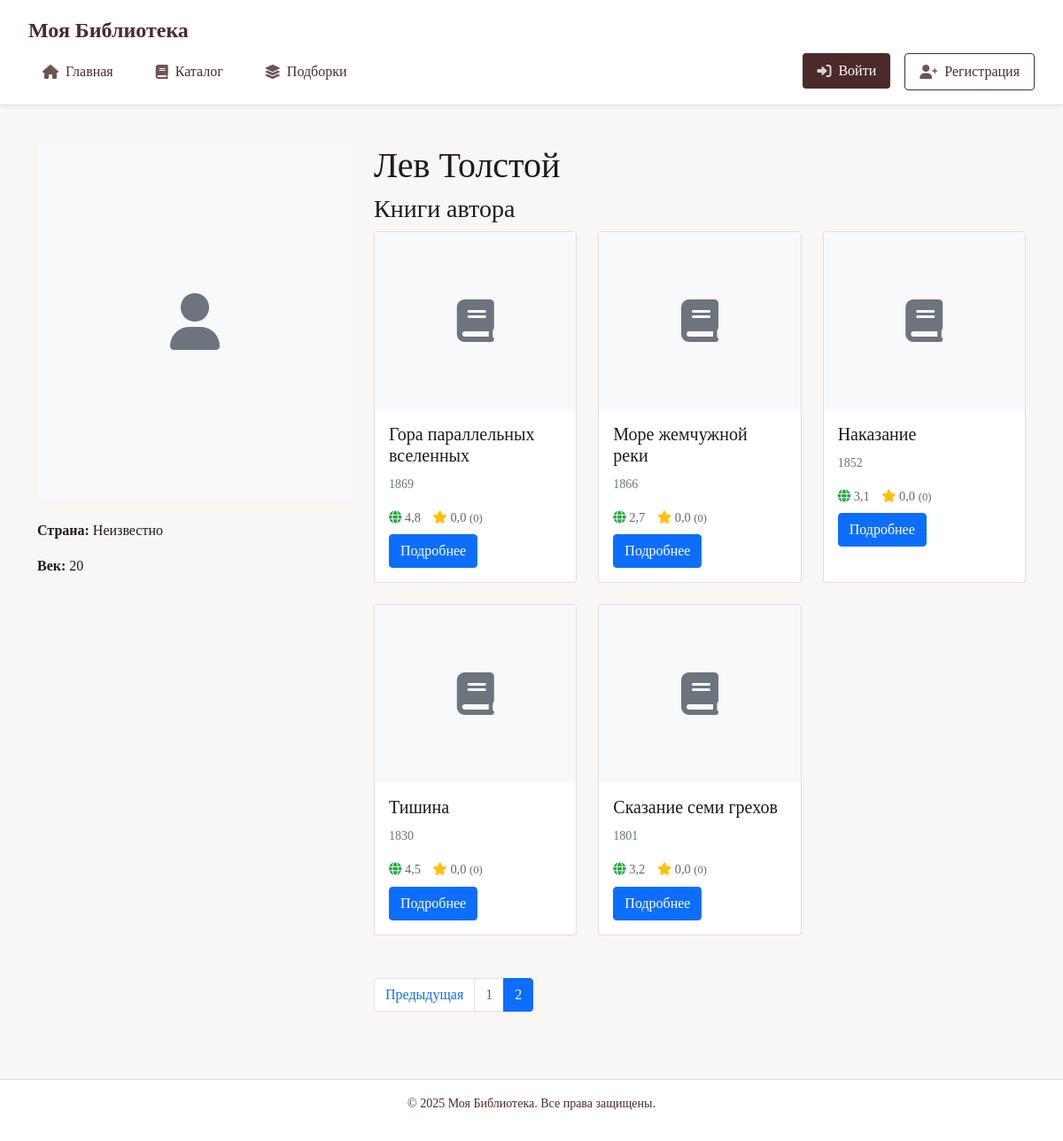
The page /books/author/124/?page=2 on the database as committed earlier.
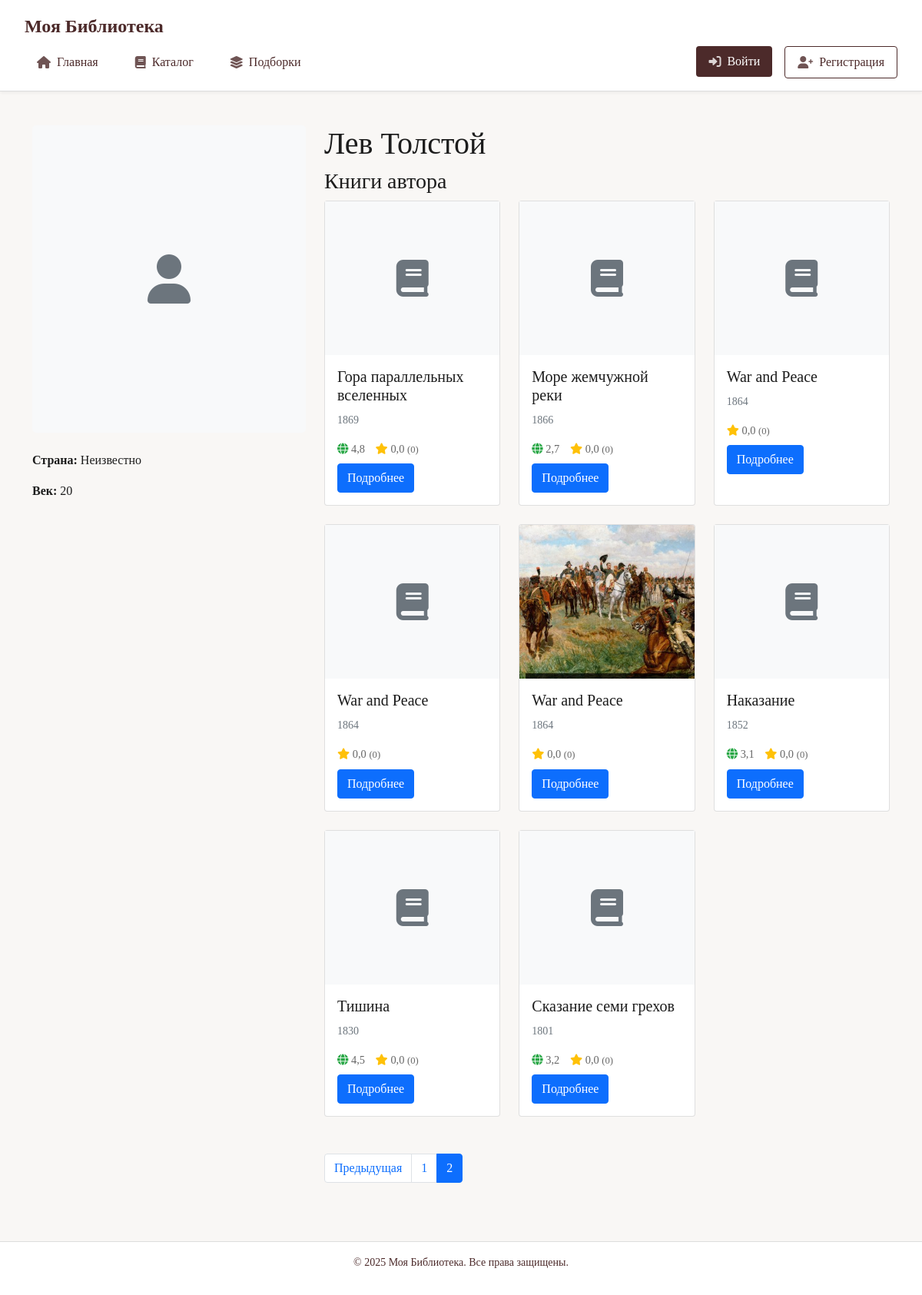
The same page on the database as committed later.
### books/models.py (models this page shows, shortened)
class Book(models.Model):
    GENRE_CHOICES = [
        ("fantasy", "Фэнтези"),
        ("sci_fi", "Фантастика"),
        ("thriller_horror", "Триллеры и хорроры"),
        ("detective", "Детективы"),
        ("romance", "Романтика"),
        ("classic", "Классика"),
        ("prose", "Проза"),
        ("history", "История"),
        ("biography", "Биографии и мемуары"),
        ("psychology", "Психология"),
        ("self_help", "Саморазвитие"),
        ("business", "Бизнес"),
        ("health", "Здоровье"),
        ("young_adult", "Young Adult"),
        ("non_fiction", "Нон-фикшн"),
        ("comics", "Комиксы и графические романы"),
        ("children", "Детям"),
        ("audio", "Аудиокнига"),
        ("drama", "Драма"),
        ("other", "Другое")
    ]
    title = models.CharField(
        max_length=255,
        verbose_name='Название',
        help_text='Обязательное поле. Введите название книги.'
    )
    authors = models.ManyToManyField(
        Author,
        related_name='books',
        verbose_name='Авторы',
        help_text='Обязательное поле. Выберите одного или нескольких авторов.'
    )
    pages = models.PositiveIntegerField(
        verbose_name='Количество страниц',
        help_text='Обязательное поле. Укажите общее количество страниц в книге.',
        default=1  # Значение по умолчанию
    )
    description = models.TextField(
        verbose_name='Описание',
        blank=True,
        help_text='Добавьте описание книги.'
    )
    cover = models.ImageField(
        upload_to='book_covers/',
        null=True,
        blank=True,
        verbose_name='Обложка'
    )
    published_date = models.DateField(
        null=True,
        blank=True,
        verbose_name='Дата публикации'
    )
    genre = models.CharField(
        max_length=50,
        choices=GENRE_CHOICES,
        default='other',
        verbose_name='Жанр'
    )
    world_rating = models.FloatField(
        null=True,
        blank=True,
        verbose_name='Мировой рейтинг'
    )
    site_rating = models.FloatField(
        default=0,
        verbose_name='Рейтинг на сайте'
    )
    isbn = models.CharField(
        max_length=13,
        blank=True,
        null=True,
        verbose_name='ISBN',
        help_text='Международный стандартный книжный номер'
    )
    online_sources = models.JSONField(
        default=dict,
        blank=True,
        verbose_name='Ссылки для чтения',
        help_text='Укажите ссылки на сайты, где можно прочитать книгу онлайн'
    )
    book_id = models.CharField(
        max_length=100,
        unique=True,
        blank=True,
        null=True,
        verbose_name="Внешний ID книги"
    )
    openlibrary_id = models.CharField(
        max_length=100,
        blank=True,
        verbose_name="ID в OpenLibrary"
    )
    is_approved = models.BooleanField(
        default=False,
        verbose_name='Одобрено модератором'
    )
    created_at = models.DateTimeField(
        auto_now_add=True,
        verbose_name='Дата добавления'
    )
    updated_at = models.DateTimeField(
        auto_now=True,
        verbose_name='Дата обновления'
    )
    submitted_by = models.ForeignKey(
        User,
        on_delete=models.SET_NULL,
        null=True,
        related_name='submitted_books',
        verbose_name='Добавил'
    )
    moderation_comment = models.TextField(
        blank=True,
        null=True,
        verbose_name='Комментарий для модератора'
    )
    rejection_reason = models.TextField(
        blank=True,
        null=True,
        verbose_name='Причина отклонения'
    )
    class Meta:
        verbose_name = 'Книга'
        verbose_name_plural = 'Книги'
        ordering = ['-created_at']

### books/views.py (the view)
# urls.py: path('author/<int:author_id>/', views.author_detail, name='author_detail'),
def author_detail(request, author_id):
    author = get_object_or_404(Author, id=author_id)
    books = Book.objects.filter(
        authors=author,
        is_approved=True
    ).select_related('submitted_by').prefetch_related('reviews').order_by('-published_date')
    paginator = Paginator(books, 12)  # 12 книг на странице
    page_number = request.GET.get('page')
    books = paginator.get_page(page_number)
    context = {
        'author': author,
        'books': books,
    }
    return render(request, 'books/author_detail.html', context)

### main_admin/context_processors.py (called while the page is built, shortened)
def site_settings(request):
    if not request.path.startswith('/admin/'):
        return {}

### books/templates/books/author_detail.html (shortened to what the changed rows need)
{% extends 'base.html' %}
{% load static %}
{% block content %}
<div class="container mt-4">
    <div class="row">
        <div class="col-md-8">
            <h1>{{ author.name }}</h1>
            <div class="author-books">
                {% if books %}
                <div class="row">
                    {% for book in books %}
                    <div class="col-md-4 mb-4">
                        <div class="card h-100">
                            {% if book.cover %}
                                <img src="{{ book.cover.url }}" class="card-img-top" alt="{{ book.title }}">
                            {% else %}
                                <div class="book-cover-placeholder">
                                    <i class="fas fa-book fa-3x text-secondary"></i>
                                </div>
                            {% endif %}
                            <div class="card-body">
                                <h5 class="card-title">{{ book.title }}</h5>
                                {% if book.published_date %}
                                <p class="card-text"><small class="text-muted">{{ book.published_date|date:"Y" }}</small></p>
                                {% endif %}
                                <div class="ratings">
                                    {% if book.world_rating %}
                                    <div class="world-rating">
                                        <i class="fas fa-globe"></i> {{ book.world_rating|floatformat:1 }}
                                    </div>
                                    {% endif %}
                                    <div class="site-rating">
                                        <i class="fas fa-star"></i> {{ book.site_rating|floatformat:1 }}
                                        <small>({{ book.reviews.count }})</small>
                                    </div>
                                </div>
                                <a href="{% url 'books:detail' book.id %}" class="btn btn-primary mt-2">Подробнее</a>
                            </div>
                        </div>
                    </div>
                    {% endfor %}
                </div>
                {% if books.paginator.num_pages > 1 %}
                <nav aria-label="Навигация по страницам" class="mt-4">
                    <ul class="pagination justify-content-center">
                        {% for num in books.paginator.page_range %}
                            {% if books.number == num %}
                            <li class="page-item active">
                                <span class="page-link">{{ num }}</span>
                            </li>
                            {% elif num > books.number|add:'-3' and num < books.number|add:'3' %}
                            <li class="page-item">
                                <a class="page-link" href="?page={{ num }}">{{ num }}</a>
                            </li>
                            {% endif %}
                        {% endfor %}
                    </ul>
                </nav>
                {% endif %}
                {% else %}
                <p class="text-muted">У этого автора пока нет книг в библиотеке.</p>
                {% endif %}
            </div>
        </div>
    </div>
</div>
{% endblock %}

Rows that differ between the two databases and show on the page:
added Book: title "War and Peace", published_date "1864", site_rating "0,0", reviews.count "0"
added Book: title "War and Peace", published_date "1864", site_rating "0,0", reviews.count "0"
added Book: cover (picture), title "War and Peace", published_date "1864", site_rating "0,0", reviews.count "0"
